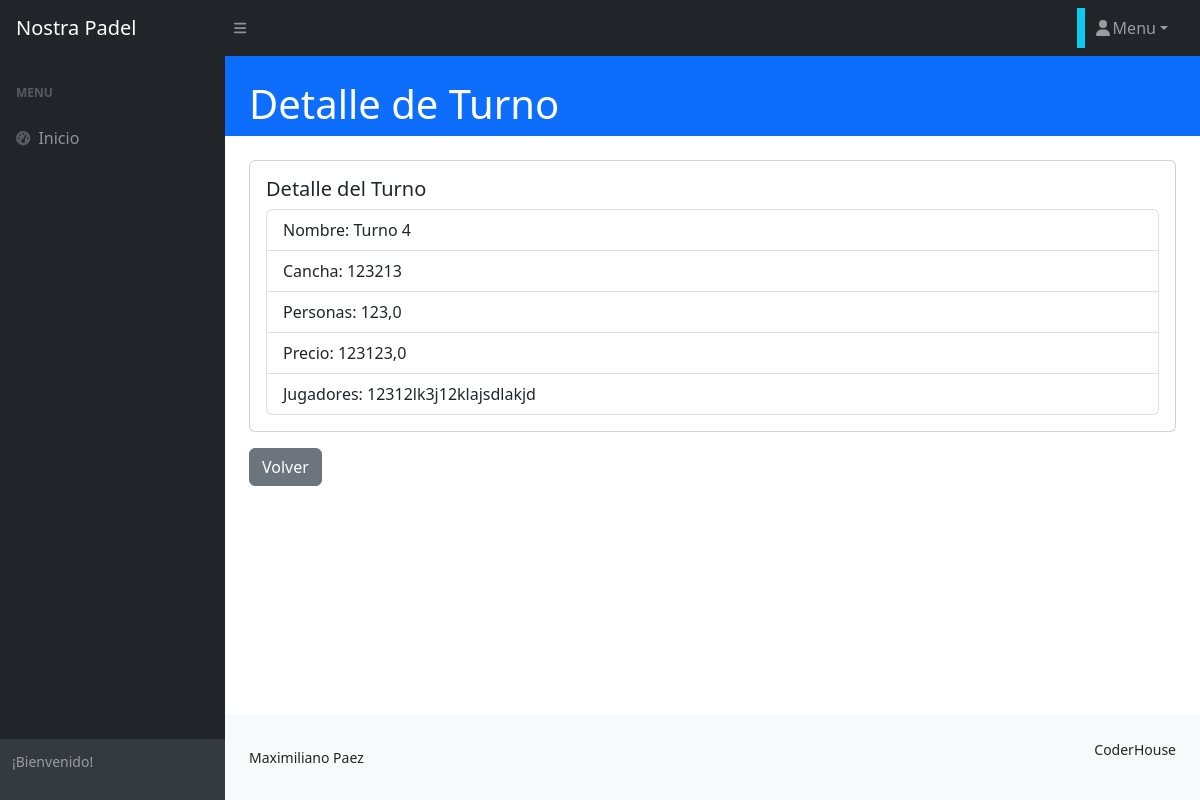
The app's page /turno/turno/detail/1 with its own data.
### turno/models.py (models this page shows, shortened)
class Turno(models.Model):
    categoria_id = models.ForeignKey(
        TurnoLugar, null=True, blank=True, on_delete=models.SET_NULL, verbose_name="lugar de turno"
    )
    nombre = models.CharField(max_length=100)
    unidad_medida = models.CharField(max_length=100)
    cantidad = models.FloatField()
    precio = models.FloatField()
    descripcion = models.TextField(null=True, blank=True, verbose_name="descripción")
    fecha_actualizacion = models.DateField(
        null=True, blank=True, default=timezone.now, editable=False, verbose_name="fecha de actualización"
    )
    class Meta:
        verbose_name = "turno"
        verbose_name_plural = "turnos"

### turno/views.py (the view)
# urls.py: path("turno/detail/<int:pk>", views.TurnoDetail.as_view(), name="turno_detail"),
class TurnoDetail(DetailView):
    model = models.Turno

### turno/templates/turno/turno_detail.html
{% extends 'core/base.html' %}
{% block titulo %}
<div class="container-fluid px-4">
    <h1 class="mt-4">Detalle de Turno</h1>
</div>
{% endblock titulo %}
{% block contenido %}
<div class="container-fluid p-4">
    <div class="card">
        <div class="card-body">
            <h5 class="card-title">Detalle del Turno</h5>
            <ul class="list-group">
                <li class="list-group-item">Nombre: {{ object.nombre }}</li>
                <li class="list-group-item">Cancha: {{ object.unidad_medida }}</li>
                <li class="list-group-item">Personas: {{ object.cantidad }}</li>
                <li class="list-group-item">Precio: {{ object.precio }}</li>
                <li class="list-group-item">Jugadores: {{ object.descripcion }}</li>
            </ul>
        </div>
    </div>
    <a href="{% url 'turno:turno_list' %}" class="btn btn-secondary mt-3">Volver</a>
</div>
{% endblock contenido %}

### records on screen
Turno: nombre "Turno 4", unidad_medida "123213", cantidad "123,0", precio "123123,0", descripcion "12312lk3j12klajsdlakjd"
